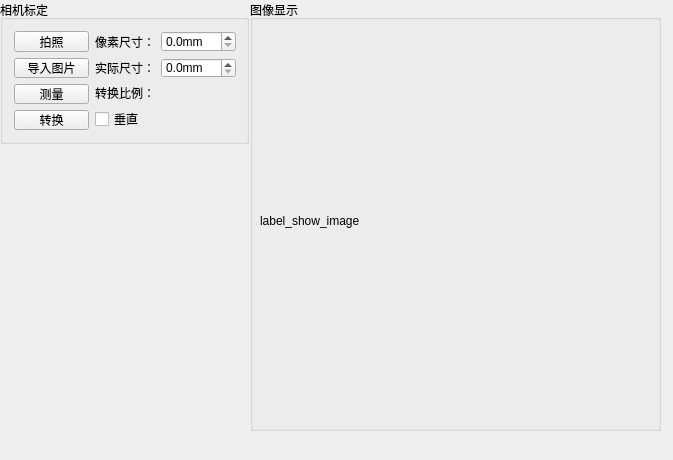
<?xml version="1.0" encoding="UTF-8"?>
<ui version="4.0">
 <class>ScalingClass</class>
 <widget class="QWidget" name="ScalingClass">
  <property name="geometry">
   <rect>
    <x>0</x>
    <y>0</y>
    <width>673</width>
    <height>460</height>
   </rect>
  </property>
  <property name="windowTitle">
   <string>Scaling</string>
  </property>
  <widget class="QGroupBox" name="groupBox">
   <property name="geometry">
    <rect>
     <x>250</x>
     <y>0</y>
     <width>411</width>
     <height>431</height>
    </rect>
   </property>
   <property name="title">
    <string>图像显示</string>
   </property>
   <widget class="QLabel" name="label_image">
    <property name="geometry">
     <rect>
      <x>10</x>
      <y>20</y>
      <width>391</width>
      <height>401</height>
     </rect>
    </property>
    <property name="text">
     <string>label_show_image</string>
    </property>
   </widget>
  </widget>
  <widget class="QGroupBox" name="groupBox_2">
   <property name="geometry">
    <rect>
     <x>0</x>
     <y>0</y>
     <width>249</width>
     <height>144</height>
    </rect>
   </property>
   <property name="title">
    <string>相机标定</string>
   </property>
   <layout class="QGridLayout" name="gridLayout">
    <item row="0" column="0" rowspan="2">
     <layout class="QVBoxLayout" name="verticalLayout">
      <item>
       <widget class="QPushButton" name="pushButton_catch_image">
        <property name="text">
         <string>拍照</string>
        </property>
       </widget>
      </item>
      <item>
       <widget class="QPushButton" name="pushButton_input_image">
        <property name="text">
         <string>导入图片</string>
        </property>
       </widget>
      </item>
      <item>
       <widget class="QPushButton" name="pushButton_measure">
        <property name="text">
         <string>测量</string>
        </property>
       </widget>
      </item>
      <item>
       <widget class="QPushButton" name="pushButton_scaling">
        <property name="text">
         <string>转换</string>
        </property>
       </widget>
      </item>
     </layout>
    </item>
    <item row="0" column="1">
     <layout class="QVBoxLayout" name="verticalLayout_3">
      <item>
       <widget class="QLabel" name="label_pix">
        <property name="text">
         <string>像素尺寸：</string>
        </property>
       </widget>
      </item>
      <item>
       <widget class="QLabel" name="label_real">
        <property name="text">
         <string>实际尺寸：</string>
        </property>
       </widget>
      </item>
     </layout>
    </item>
    <item row="0" column="2">
     <layout class="QVBoxLayout" name="verticalLayout_7">
      <item>
       <widget class="QDoubleSpinBox" name="doubleSpinBox_test">
        <property name="autoFillBackground">
         <bool>false</bool>
        </property>
        <property name="suffix">
         <string>mm</string>
        </property>
        <property name="decimals">
         <number>1</number>
        </property>
        <property name="maximum">
         <double>1000.000000000000000</double>
        </property>
        <property name="singleStep">
         <double>0.100000000000000</double>
        </property>
       </widget>
      </item>
      <item>
       <widget class="QDoubleSpinBox" name="doubleSpinBox_real">
        <property name="enabled">
         <bool>true</bool>
        </property>
        <property name="cursor">
         <cursorShape>ArrowCursor</cursorShape>
        </property>
        <property name="prefix">
         <string/>
        </property>
        <property name="suffix">
         <string>mm</string>
        </property>
        <property name="decimals">
         <number>1</number>
        </property>
        <property name="maximum">
         <double>1000.000000000000000</double>
        </property>
        <property name="singleStep">
         <double>0.100000000000000</double>
        </property>
       </widget>
      </item>
     </layout>
    </item>
    <item row="1" column="1" colspan="2">
     <layout class="QVBoxLayout" name="verticalLayout_6">
      <item>
       <widget class="QLabel" name="label_scaling">
        <property name="text">
         <string>转换比例：</string>
        </property>
       </widget>
      </item>
      <item>
       <widget class="QCheckBox" name="checkBox">
        <property name="text">
         <string>垂直</string>
        </property>
       </widget>
      </item>
     </layout>
    </item>
   </layout>
  </widget>
  <widget class="QWidget" name="layoutWidget">
   <property name="geometry">
    <rect>
     <x>0</x>
     <y>0</y>
     <width>2</width>
     <height>2</height>
    </rect>
   </property>
   <layout class="QVBoxLayout" name="verticalLayout_4"/>
  </widget>
  <widget class="QWidget" name="layoutWidget">
   <property name="geometry">
    <rect>
     <x>0</x>
     <y>0</y>
     <width>2</width>
     <height>2</height>
    </rect>
   </property>
   <layout class="QHBoxLayout" name="horizontalLayout"/>
  </widget>
  <zorder>groupBox_2</zorder>
  <zorder>layoutWidget</zorder>
  <zorder>layoutWidget</zorder>
  <zorder>groupBox</zorder>
 </widget>
 <layoutdefault spacing="6" margin="11"/>
 <resources>
  <include location="scaling.qrc"/>
 </resources>
 <connections/>
</ui>
